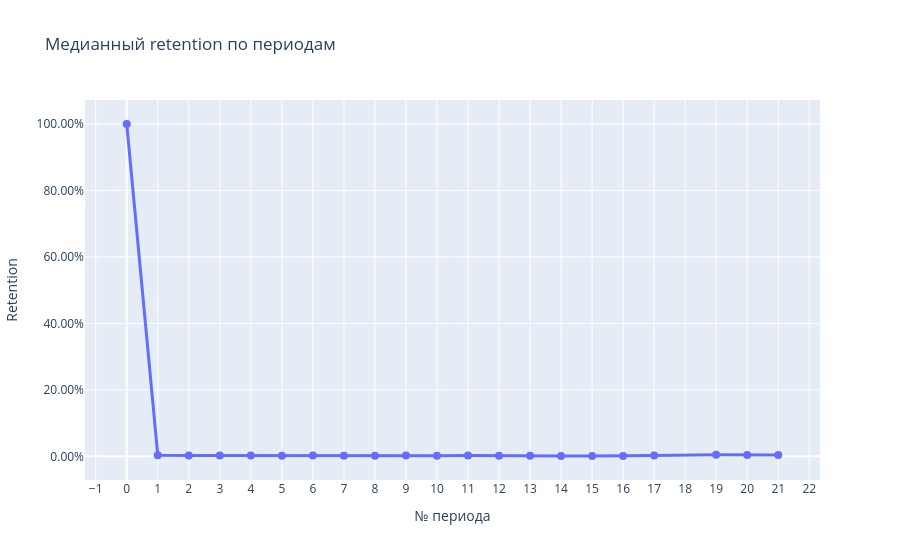

The code cell stored with this chart in its notebook:
### Markdown cell above
**Ответ на задачу 2:**

По результатам когортного анализа маркетплейс успешно привлекает новых покупателей. Медианное значение составляет 4057 клиентов в месяц. 

Однако продукт имеет низкий показатель удержания (Retention). После привлечения клиентов их медианный показатель удержания в первый месяц пользования продуктом составляет 0.35% и на протяжений всех последущих месяцев не поднимается выше 1%. Это свидетельствует о том, что пользователи проявляют интерес к продукту, но после знакомства с ним уходят на ранней стадии. Это может говорить о проблемах с самим маркетплейсом, его функциональностью, ассортиментом или качеством сервиса. При изначально высоких цифрах привлечения пользователи не находят ценности в продукте - product/market fit низкий. Продукт требует доработок.

### Code cell
median_retention = retention_matrix.median().reset_index()
median_retention.columns = ['period', 'retention']

fig = px.line(
    median_retention,
    x='period',
    y='retention',
    markers=True,
    title='Медианный retention по периодам',
    labels={'period': '№ периода', 'retention': 'Retention'},
)

fig.update_yaxes(tickformat='.2%')
fig.update_xaxes(dtick=1)
fig.update_traces(line=dict(width=3), marker=dict(size=8))
fig.show()

### Figure 1 — Plotly figure (JSON) as saved in the notebook; plotly's stock layout.template omitted (floating-point values rounded to 4 significant figures)
{"data": [{"hovertemplate": "№ периода=%{x}<br>Retention=%{y}<extra></extra>", "legendgroup": "", "line": {"color": "#636efa", "dash": "solid", "width": 3}, "marker": {"size": 8, "symbol": "circle"}, "mode": "lines+markers", "name": "", "orientation": "v", "showlegend": false, "type": "scatter", "x": [0.0, 1.0, 2.0, 3.0, 4.0, 5.0, 6.0, 7.0, 8.0, 9.0, 10.0, 11.0, 12.0, 13.0, 14.0, 15.0, 16.0, 17.0, 19.0, 20.0, 21.0], "xaxis": "x", "y": [1.0, 0.003546, 0.002691, 0.002399, 0.002421, 0.0019, 0.002665, 0.001841, 0.001479, 0.002457, 0.001998, 0.002681, 0.001598, 0.001854, 0.001317, 0.001023, 0.001043, 0.002316, 0.004514, 0.003817, 0.003817], "yaxis": "y"}], "layout": {"legend": {"tracegroupgap": 0}, "title": {"text": "Медианный retention по периодам"}, "xaxis": {"anchor": "y", "domain": [0, 1], "dtick": 1, "title": {"text": "№ периода"}}, "yaxis": {"anchor": "x", "domain": [0, 1], "tickformat": ".2%", "title": {"text": "Retention"}}}}
